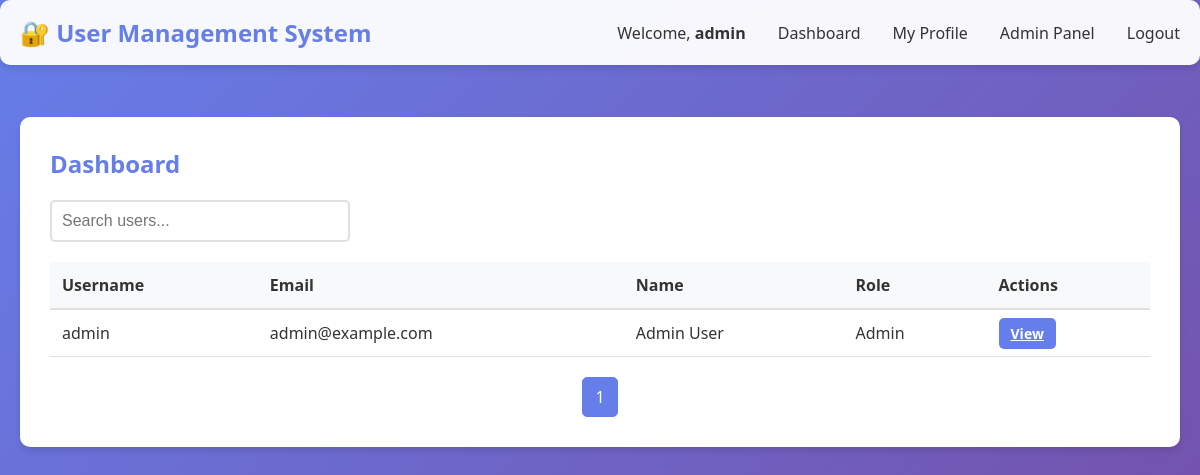
/dashboard.php (signed in), run on the app's committed database.
### tables this page shows
CREATE TABLE IF NOT EXISTS users (
    user_id INT AUTO_INCREMENT PRIMARY KEY,
    username VARCHAR(100) NOT NULL UNIQUE,
    email VARCHAR(100) NOT NULL UNIQUE,
    password_hash VARCHAR(255) NOT NULL,
    first_name VARCHAR(100),
    last_name VARCHAR(100),
    phone VARCHAR(20),
    profile_picture VARCHAR(255),
    role_id INT NOT NULL DEFAULT 1,
    is_active BOOLEAN DEFAULT TRUE,
    created_at TIMESTAMP DEFAULT CURRENT_TIMESTAMP,
    updated_at TIMESTAMP DEFAULT CURRENT_TIMESTAMP ON UPDATE CURRENT_TIMESTAMP,
    FOREIGN KEY (role_id) REFERENCES roles(role_id),
    INDEX (username),
    INDEX (email),
    INDEX (role_id)
);

CREATE TABLE IF NOT EXISTS roles (
    role_id INT AUTO_INCREMENT PRIMARY KEY,
    role_name VARCHAR(50) NOT NULL UNIQUE,
    created_at TIMESTAMP DEFAULT CURRENT_TIMESTAMP
);

### php/users.php (called while the page is built, shortened)
<?php
class UserManager {
    private $mysqli;
    public function __construct($mysqli) {
        $this->mysqli = $mysqli;
    }
    public function getAllUsers($page = 1, $limit = 10) {
        $offset = ($page - 1) * $limit;
        $count_result = $this->mysqli->query("SELECT COUNT(*) as total FROM users");
        $count_row = $count_result->fetch_assoc();
        $total = $count_row['total'];
        $stmt = $this->mysqli->prepare("
            SELECT u.user_id, u.username, u.email, u.first_name, u.last_name,
                   u.phone, u.profile_picture, u.is_active, r.role_name, u.created_at
            FROM users u
            LEFT JOIN roles r ON u.role_id = r.role_id
            ORDER BY u.created_at DESC
            LIMIT ? OFFSET ?
        ");
        $stmt->bind_param("ii", $limit, $offset);
        $stmt->execute();
        $result = $stmt->get_result();
        return [
            'users' => $result->fetch_all(MYSQLI_ASSOC),
            'total' => $total,
            'pages' => ceil($total / $limit),
            'current_page' => $page
        ];
    }
}
?>

### dashboard.php (the view, shortened to what this page needs)
<?php
require_once 'php/config.php';
$demo_mode = isset($_SESSION['demo_mode']) && $_SESSION['demo_mode'];
if ($demo_mode) {
    $demo_users = [
        ['user_id' => 1, 'username' => 'admin', 'email' => 'admin@example.com', 'first_name' => 'Admin', 'last_name' => 'User', 'role_name' => 'Administrator', 'is_active' => 1],
        ['user_id' => 2, 'username' => 'user', 'email' => 'user@example.com', 'first_name' => 'Regular', 'last_name' => 'User', 'role_name' => 'User', 'is_active' => 1],
        ['user_id' => 3, 'username' => 'john_doe', 'email' => 'john@example.com', 'first_name' => 'John', 'last_name' => 'Doe', 'role_name' => 'User', 'is_active' => 1],
        ['user_id' => 4, 'username' => 'jane_smith', 'email' => 'jane@example.com', 'first_name' => 'Jane', 'last_name' => 'Smith', 'role_name' => 'User', 'is_active' => 1],
        ['user_id' => 5, 'username' => 'bob_wilson', 'email' => 'bob@example.com', 'first_name' => 'Bob', 'last_name' => 'Wilson', 'role_name' => 'User', 'is_active' => 1],
    ];
    $result = ['users' => $demo_users, 'pages' => 1, 'current_page' => 1];
} else {
    require_once 'php/users.php';
    $userManager = new UserManager($mysqli);
    $page = $_GET['page'] ?? 1;
    $result = $userManager->getAllUsers($page, 10);
}
?>
<!DOCTYPE html>
<html lang="en">
<head>
    <link rel="stylesheet" href="css/style.css">
</head>
<body>
    <nav>
        <div class="container">
            <h1>🔐 User Management System</h1>
            <ul>
                <li>Welcome, <strong><?php echo htmlspecialchars($_SESSION['username']); ?></strong> <?php if ($demo_mode) echo '(Demo Mode)'; ?></li>
                <li><a href="dashboard.php">Dashboard</a></li>
                <li><a href="profile.php">My Profile</a></li>
                <?php if ($_SESSION['role_id'] == 2): ?>
                    <li><a href="admin_panel.php">Admin Panel</a></li>
                <?php endif; ?>
                <li><a href="php/logout.php">Logout</a></li>
            </ul>
        </div>
    </nav>
    <div class="container">
        <div class="card">
            <h2>Dashboard</h2>
            <div style="margin-bottom: 20px;">
                <input type="text" id="searchInput" placeholder="Search users..."
                       onkeyup="debounce(function() { searchUsers(document.getElementById('searchInput').value); }, 300)();"
                       style="width: 300px; padding: 10px; border: 2px solid #e0e0e0; border-radius: 5px;">
            </div>
            <table>
                <thead>
                    <tr>
                        <th>Username</th>
                        <th>Email</th>
                        <th>Name</th>
                        <th>Role</th>
                        <th>Actions</th>
                    </tr>
                </thead>
                <tbody>
                    <?php foreach ($result['users'] as $user): ?>
                        <tr>
                            <td><?php echo htmlspecialchars($user['username']); ?></td>
                            <td><?php echo htmlspecialchars($user['email']); ?></td>
                            <td><?php echo htmlspecialchars($user['first_name'] . ' ' . $user['last_name']); ?></td>
                            <td><?php echo htmlspecialchars($user['role_name']); ?></td>
                            <td>
                                <a href="profile.php?id=<?php echo $user['user_id']; ?>" class="btn btn-sm btn-primary">View</a>
                            </td>
                        </tr>
                    <?php endforeach; ?>
                </tbody>
            </table>
            <div class="pagination">
                <?php for ($i = 1; $i <= $result['pages']; $i++): ?>
                    <?php if ($i == $result['current_page']): ?>
                        <span class="active"><?php echo $i; ?></span>
                    <?php else: ?>
                        <a href="dashboard.php?page=<?php echo $i; ?>"><?php echo $i; ?></a>
                    <?php endif; ?>
                <?php endfor; ?>
            </div>
        </div>
    </div>
</body>
</html>

### css/style.css (style rules this page uses)
* { margin: 0; padding: 0; box-sizing: border-box; }
body { font-family: 'Segoe UI', Tahoma, Geneva, Verdana, sans-serif; background: linear-gradient(135deg, #667eea 0%, #764ba2 100%); min-height: 100vh; color: #333; }
.container { max-width: 1200px; margin: 0 auto; padding: 20px; }
nav { background: rgba(255, 255, 255, 0.95); padding: 1rem 0; margin-bottom: 2rem; border-radius: 10px; box-shadow: 0 4px 6px rgba(0, 0, 0, 0.1); }
nav .container { display: flex; justify-content: space-between; align-items: center; padding: 0 20px; }
nav h1 { color: #667eea; font-size: 1.5rem; }
nav ul { list-style: none; display: flex; gap: 2rem; align-items: center; }
nav a { text-decoration: none; color: #333; transition: color 0.3s; font-weight: 500; }
.card { background: white; border-radius: 10px; padding: 30px; box-shadow: 0 4px 6px rgba(0, 0, 0, 0.1); margin-bottom: 20px; }
.card h2 { color: #667eea; margin-bottom: 20px; }
input[type="text"], input[type="email"], input[type="password"], input[type="tel"], input[type="number"], select, textarea { width: 100%; padding: 10px 12px; border: 2px solid #e0e0e0; border-radius: 5px; font-size: 1rem; transition: border-color 0.3s; }
.btn { padding: 10px 20px; border: none; border-radius: 5px; font-size: 1rem; cursor: pointer; transition: all 0.3s; font-weight: 600; }
.btn-primary { background: #667eea; color: white; }
.btn-sm { padding: 6px 12px; font-size: 0.875rem; }
table { width: 100%; border-collapse: collapse; margin-top: 20px; }
thead { background: #f8f9fa; }
th { padding: 12px; text-align: left; font-weight: 600; color: #333; border-bottom: 2px solid #e0e0e0; }
td { padding: 12px; border-bottom: 1px solid #e0e0e0; }
.pagination { display: flex; gap: 5px; margin-top: 20px; justify-content: center; }
.pagination a, .pagination span { padding: 8px 12px; border: 1px solid #e0e0e0; border-radius: 5px; text-decoration: none; color: #667eea; transition: all 0.3s; }
.pagination .active { background: #667eea; color: white; border-color: #667eea; }

### data on the page
users: username "admin", email "admin@example.com", first_name+last_name "Admin User", role.role_name "Admin"

### other printed values
$_SESSION['username'] "admin"
